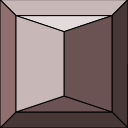

The image is a tile-based game level rendered from a .tmx file. Its description and complete source (layers, tilesets, objects, tile grids) follow:
An orthogonal 2x2 tile map with 64x64 px tiles, 1 tile layer (Tile Layer 1).

<map version="1.0" tiledversion="1.1.2" orientation="orthogonal" renderorder="right-down" width="2" height="2" tilewidth="64" tileheight="64" infinite="0" nextobjectid="1">
 <tileset firstgid="1" source="Buildings1.tsx" />
 <layer name="Tile Layer 1" width="2" height="2">
  <data encoding="csv">
3,4,
19,20
</data>
 </layer>
</map>
